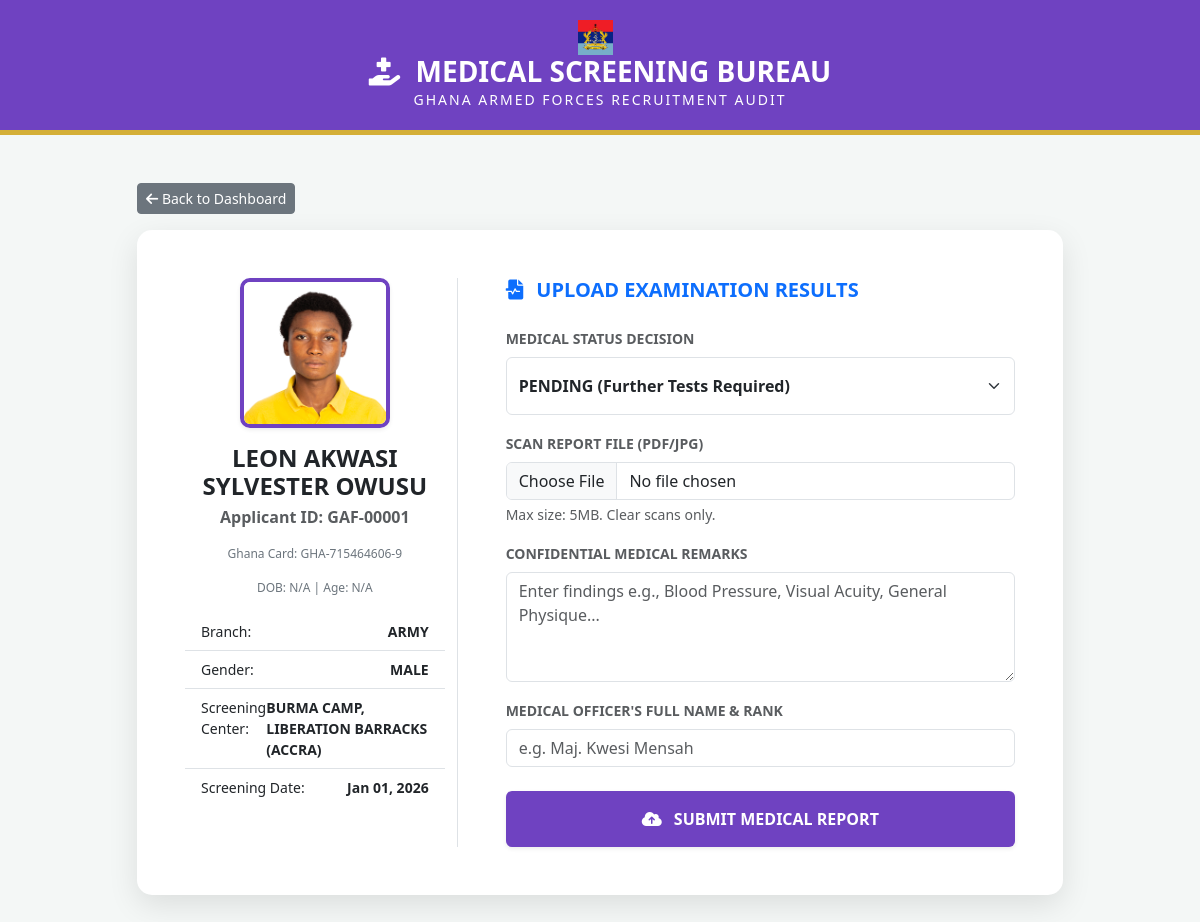
The page /medical_review.php?id=1 (signed in) on the database its author committed.
### tables this page shows
CREATE TABLE `applicants` (
  `applicant_id` int(11) NOT NULL,
  `first_name` varchar(50) DEFAULT NULL,
  `last_name` varchar(50) DEFAULT NULL,
  `branch_choice` enum('Army','Navy','Air Force') NOT NULL,
  `height` decimal(3,2) DEFAULT NULL,
  `gender` enum('Male','Female') DEFAULT NULL,
  `dob` date DEFAULT NULL,
  `date_of_birth` date DEFAULT NULL,
  `height_cm` decimal(5,2) DEFAULT NULL,
  `region_of_residence` varchar(50) DEFAULT NULL,
  `phone_number` varchar(15) DEFAULT NULL,
  `email` varchar(100) DEFAULT NULL,
  `ghana_card_number` varchar(20) DEFAULT 'GHA-0000',
  `digital_address` varchar(20) DEFAULT 'GA-000-00',
  `place_of_birth` varchar(100) DEFAULT NULL,
  `constituency` varchar(100) DEFAULT NULL,
  `place_of_residence` varchar(100) DEFAULT NULL,
  `age` int(11) DEFAULT NULL,
  `weight` decimal(5,2) DEFAULT NULL,
  `birth_region` varchar(50) DEFAULT NULL,
  `birth_constituency` varchar(100) DEFAULT NULL,
  `res_place` varchar(100) DEFAULT NULL,
  `res_region` varchar(50) DEFAULT NULL,
  `res_constituency` varchar(100) DEFAULT NULL,
  `birth_place` varchar(100) DEFAULT NULL,
  `application_status` enum('Pending','Shortlisted','Scheduled','Qualified','Rejected') DEFAULT 'Pending',
  `screening_center` varchar(255) DEFAULT NULL,
  `screening_date` date DEFAULT NULL,
  `vetting_notes` text DEFAULT NULL,
  `authorized_by` varchar(255) DEFAULT NULL,
  `processed_at` timestamp NOT NULL DEFAULT current_timestamp() ON UPDATE current_timestamp(),
  `ghana_card` varchar(20) DEFAULT NULL,
  `passport_path` varchar(255) DEFAULT NULL,
  `ghana_card_front_path` varchar(255) DEFAULT NULL,
  `ghana_card_back_path` varchar(255) DEFAULT NULL,
  `birth_cert_path` varchar(255) DEFAULT NULL,
  `wassce_cert_path` varchar(255) DEFAULT NULL,
  `bece_cert_path` varchar(255) DEFAULT NULL,
  `jhs_name` varchar(255) DEFAULT NULL,
  `jhs_index` varchar(50) DEFAULT NULL,
  `jhs_math` varchar(5) DEFAULT NULL,
  `jhs_eng` varchar(5) DEFAULT NULL,
  `shs_name` varchar(255) DEFAULT NULL,
  `shs_index` varchar(50) DEFAULT NULL,
  `shs_program` varchar(100) DEFAULT NULL,
  `math_grade` varchar(5) DEFAULT NULL,
  `eng_grade` varchar(5) DEFAULT NULL,
  `vetting_remarks` text DEFAULT NULL,
  `vetted_by` varchar(255) DEFAULT NULL,
  `medical_status` enum('Pending','Fit','Unfit') DEFAULT 'Pending',
  `medical_report_path` varchar(255) DEFAULT NULL,
  `medical_remarks` text DEFAULT NULL,
  `medical_officer` varchar(100) DEFAULT NULL
);

### medical_review.php (the view, shortened to what this page needs)
<?php
include 'config/db_connect.php';
$id = (int)$_GET['id'];
$stmt = $conn->prepare("SELECT * FROM applicants WHERE applicant_id = ?");
$stmt->bind_param("i", $id);
$stmt->execute();
$result = $stmt->get_result();
$app = $result->fetch_assoc();
$ref_display = "GAF-" . str_pad($app['applicant_id'], 5, '0', STR_PAD_LEFT);
if (!empty($app['date_of_birth']) && $app['date_of_birth'] != '0000-00-00') {
    $dob = new DateTime($app['date_of_birth']);
    $today = new DateTime();
    $age = $dob->diff($today)->y . " Yrs";
    $dob_display = $dob->format('M d, Y');
} elseif (!empty($app['age'])) {
    $age = $app['age'] . " Yrs";
    $dob_display = 'N/A';
} else {
    $age = "N/A";
    $dob_display = 'N/A';
}
$ghana_card = !empty($app['ghana_card']) ? htmlspecialchars($app['ghana_card']) : 'N/A';
?>
<!DOCTYPE html>
<html lang="en">
<head>
    <link href="https://cdn.jsdelivr.net/npm/bootstrap@5.3.0/dist/css/bootstrap.min.css" rel="stylesheet">
    <link rel="stylesheet" href="https://cdnjs.cloudflare.com/ajax/libs/font-awesome/6.0.0/css/all.min.css">
</head>
<body>
<div class="medical-header text-center">
    <img src="assets/img/GAFB.jpg" style="width: 35px; margin-right: 10px;">
    <h3 class="fw-bold mb-0"><i class="fas fa-hand-holding-medical me-2"></i> MEDICAL SCREENING BUREAU</h3>
    <p class="mb-0 small text-uppercase" style="letter-spacing: 2px;">Ghana Armed Forces Recruitment Audit</p>
</div>
<div class="container mt-5 mb-5">
    <div class="row justify-content-center">
        <div class="col-md-10">
            <a href="dashboard.php" class="btn btn-sm btn-secondary mb-3"><i class="fas fa-arrow-left"></i> Back to Dashboard</a>
            <div class="card card-custom">
                <div class="card-body p-5">
                    <div class="row">
                        <div class="col-md-4 text-center border-end">
                            <img src="<?= $app['passport_path'] ?? 'assets/img/default.png' ?>" class="applicant-photo mb-3 shadow-sm">
                            <h4 class="fw-bold mb-1"><?= strtoupper($app['first_name'] . " " . $app['last_name']) ?></h4>
                            <p class="text-muted fw-bold">Applicant ID: <?= $ref_display ?></p>
                            <p class="small-muted">Ghana Card: <?= $ghana_card ?></p>
                            <p class="small-muted">DOB: <?= $dob_display ?> | Age: <?= $age ?></p>
                            <ul class="list-group list-group-flush text-start small mt-3">
                                <li class="list-group-item d-flex justify-content-between">
                                    <span>Branch:</span> <strong><?= strtoupper($app['branch_choice'] ?? 'N/A') ?></strong>
                                </li>
                                <li class="list-group-item d-flex justify-content-between">
                                    <span>Gender:</span> <strong><?= strtoupper($app['gender'] ?? 'N/A') ?></strong>
                                </li>
                                <li class="list-group-item d-flex justify-content-between">
                                    <span>Screening Center:</span> <strong><?= strtoupper($app['screening_center'] ?? 'N/A') ?></strong>
                                </li>
                                <li class="list-group-item d-flex justify-content-between">
                                    <span>Screening Date:</span> <strong><?= !empty($app['screening_date']) ? date('M d, Y', strtotime($app['screening_date'])) : 'N/A' ?></strong>
                                </li>
                            </ul>
                        </div>
                        <div class="col-md-8 ps-md-5">
                            <h5 class="text-uppercase fw-bold mb-4 text-primary">
                                <i class="fas fa-file-medical-alt me-2"></i> Upload Examination Results
                            </h5>
                            <form action="medical_upload.php" method="POST" enctype="multipart/form-data">
                                <div class="mb-3">
                                    <label class="form-label fw-bold small text-muted text-uppercase">Medical Status Decision</label>
                                    <select name="med_status" class="form-select py-3 fw-bold" required>
                                        <option value="Pending" <?= ($app['medical_status'] == 'Pending' || empty($app['medical_status'])) ? 'selected' : '' ?>>PENDING (Further Tests Required)</option>
                                    </select>
                                </div>
                                <div class="mb-3">
                                    <label class="form-label fw-bold small text-muted text-uppercase">Scan Report File (PDF/JPG)</label>
                                    <input type="file" name="med_report" class="form-control" accept=".pdf,.jpg,.jpeg,.png" required>
                                    <div class="form-text">Max size: 5MB. Clear scans only.</div>
                                </div>
                                <div class="mb-3">
                                    <label class="form-label fw-bold small text-muted text-uppercase">Confidential Medical Remarks</label>
                                    <textarea name="remarks" class="form-control" rows="4" placeholder="Enter findings e.g., Blood Pressure, Visual Acuity, General Physique..." required><?= htmlspecialchars($app['medical_remarks'] ?? '') ?></textarea>
                                </div>
                                <div class="mb-4">
                                    <label class="form-label fw-bold small text-muted text-uppercase">Medical Officer's Full Name & Rank</label>
                                    <input type="text" name="officer_name" class="form-control" placeholder="e.g. Maj. Kwesi Mensah" value="<?= htmlspecialchars($app['officer_name'] ?? '') ?>" required>
                                </div>
                                <button type="submit" class="btn btn-primary w-100 py-3 fw-bold shadow-sm" style="background-color: var(--gaf-purple); border:none;">
                                    <i class="fas fa-cloud-upload-alt me-2"></i> SUBMIT MEDICAL REPORT
                                </button>
                            </form>
                        </div>
                    </div>
                </div>
            </div>
        </div>
    </div>
</div>
</body>
</html>

### medical_review.php (style rules this page uses)
:root { --gaf-purple: #6f42c1; --gaf-gold: #d4af37; }
body { background: #f4f7f6; font-family: 'Segoe UI', sans-serif; }
.medical-header { background: var(--gaf-purple); color: white; border-bottom: 5px solid var(--gaf-gold); padding: 20px; }
.card-custom { border: none; border-radius: 15px; box-shadow: 0 10px 30px rgba(0,0,0,0.1); }
.applicant-photo { width: 150px; height: 150px; object-fit: cover; border: 4px solid var(--gaf-purple); border-radius: 10px; }
.small-muted { font-size: 0.75rem; color: #6c757d; }

### rows shown on the page
applicants: passport_path (picture), first_name+last_name "LEON AKWASI SYLVESTER OWUSU", applicant_id "GAF-00001", ghana_card "GHA-715464606-9", dob_display "N/A", age "N/A", branch_choice "ARMY", gender "MALE", screening_center "BURMA CAMP, LIBERATION BARRACKS (ACCRA)", screening_date "Jan 01, 2026", med_status "PENDING (Further Tests Required)"
